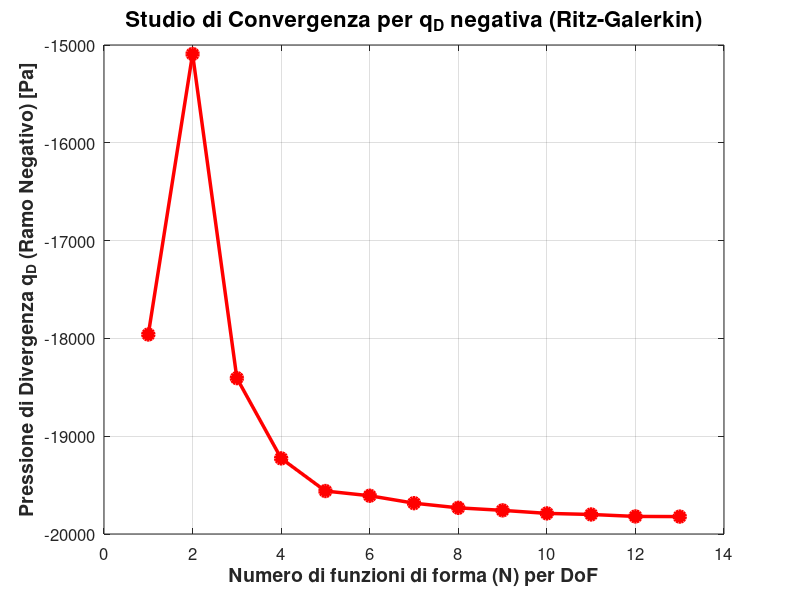

Write the MATLAB code that produced this figure.
% =========================================================================
% Assignment 1 - Punto 1.e: Studio di Convergenza Ritz-Galerkin
% =========================================================================
clear; clc; close all;

%% 1. Parametri di input (Dati dal problema)
EJ = 1e7;              % [Nm^2] Rigidezza flessionale
GJ = 1e6;              % [Nm^2] Rigidezza torsionale
EA = 1e8;              % [N] Rigidezza assiale puntone
C_Lalpha = 2*pi;       % [-] Pendenza retta portanza
b = 14;                % [m] Apertura alare
c = 1;                 % [m] Corda
e = c/4;               % [m] Distanza AC-EA (Positivo se AC avanti a EA)
gamma = 15 * pi/180;   % [rad] Angolo del puntone
xB = -0.33;            % [m] Posizione della cerniera B

% Calcolo rigidezza equivalente del puntone lungo l'asse z
L_strut = (b/2) / cos(gamma);            % Lunghezza fisica del puntone
k_eq_z = (EA / L_strut) * sin(gamma)^2;  % Rigidezza trasversale equivalente

%% 2. Impostazioni dello studio di convergenza
N_max = 13; % Numero massimo di funzioni di forma da testare (per w e per theta)
qD_history = zeros(1, N_max); % Vettore per salvare le pressioni di divergenza
N_values = 1:N_max;

%% 3. Ciclo Iterativo sulle funzioni di forma
for N = N_values
    
    % Inizializzazione delle sottomatrici (N x N)
    K_ww = zeros(N, N); % Rigidezza flessionale
    K_tt = zeros(N, N); % Rigidezza torsionale
    K_wt = zeros(N, N); % Accoppiamento strut
    
    A_wt = zeros(N, N); % Lavoro portanza su flessione
    A_tt = zeros(N, N); % Lavoro momento su torsione
    
    % Riempimento delle sottomatrici
    for i = 1:N
        for j = 1:N
            % Nota sugli integrali: usiamo la coordinata adimensionale eta = y/b
            % L'integrale da 0 a b di (y/b)^A dy equivale a b / (A + 1)
            
            % -- MATRICI STRUTTURALI (Ala Pulita) --
            pot_ww = (i-1) + (j-1); 
            K_ww(i,j) = EJ * ((i+1)*i/b^2) * ((j+1)*j/b^2) * (b / (pot_ww + 1));
            
            pot_tt_strut = (i-1) + (j-1);
            K_tt(i,j) = GJ * (i/b) * (j/b) * (b / (pot_tt_strut + 1));
            
            % -- MATRICI AERODINAMICHE --
            pot_wt = (i+1) + j; 
            A_wt(i,j) = c * C_Lalpha * (b / (pot_wt + 1));
            
            pot_tt_aero = i + j;
            A_tt(i,j) = c * e * C_Lalpha * (b / (pot_tt_aero + 1));
            
            % -- CONTRIBUTO DEL PUNTONE (Valutato in y = b/2 -> eta = 0.5) --
            phi_wi_b2 = (0.5)^(i+1);
            phi_wj_b2 = (0.5)^(j+1);
            phi_ti_b2 = (0.5)^i;
            phi_tj_b2 = (0.5)^j;
            
            K_ww(i,j) = K_ww(i,j) + k_eq_z * phi_wi_b2 * phi_wj_b2;
            K_tt(i,j) = K_tt(i,j) + k_eq_z * (xB^2) * phi_ti_b2 * phi_tj_b2;
            K_wt(i,j) = -k_eq_z * xB * phi_wi_b2 * phi_tj_b2;
        end
    end
    
    % 4. Assemblaggio del Sistema Globale (Matrici 2N x 2N)
    K_global = [K_ww,       K_wt; 
                K_wt',      K_tt];  % La trasposta assicura la simmetria
            
    A_global = [zeros(N,N), A_wt; 
                zeros(N,N), A_tt];
            
    % 5. Risoluzione del Problema agli Autovalori (Divergenza)
    [V, D] = eig(K_global, A_global);
    autovalori = diag(D);
    
    % Filtra solo gli autovalori REALI, NEGATIVI e scarta gli INFINITI (~isinf)
    valori_negativi = autovalori(imag(autovalori) == 0 & real(autovalori) < 0 & ~isinf(autovalori));
    
    if isempty(valori_negativi)
        qD_history(N) = NaN; % Nessuna radice negativa trovata per questo N
    else
        % Tra i valori negativi, cerchiamo quello con valore assoluto più piccolo,
        % ovvero quello più vicino a zero. Per numeri negativi usiamo max()
        % (es: tra -5000 e -150, max() restituisce -150).
        qD_history(N) = max(valori_negativi); 
    end
end

%% 6. Plot dei Risultati
figure('Color', 'w');
plot(N_values, qD_history, '-o', 'LineWidth', 2.5, 'MarkerSize', 8, 'MarkerFaceColor', 'r', 'Color', 'r');
grid on;
set(gca, 'FontSize', 12);
xlabel('Numero di funzioni di forma (N) per DoF', 'FontSize', 14, 'FontWeight', 'bold');
ylabel('Pressione di Divergenza q_D (Ramo Negativo) [Pa]', 'FontSize', 14, 'FontWeight', 'bold');
title('Studio di Convergenza per q_D negativa (Ritz-Galerkin)', 'FontSize', 16);

% Stampa in console i valori
disp('--- Risultati dello Studio di Convergenza (Radici Negative) ---');
for i = 1:N_max
    if isnan(qD_history(i))
        fprintf('N = %d -> q_D = Nessuna radice negativa trovata\n', i);
    else
        fprintf('N = %d -> q_D = %.2f Pa\n', i, qD_history(i));
    end
end
